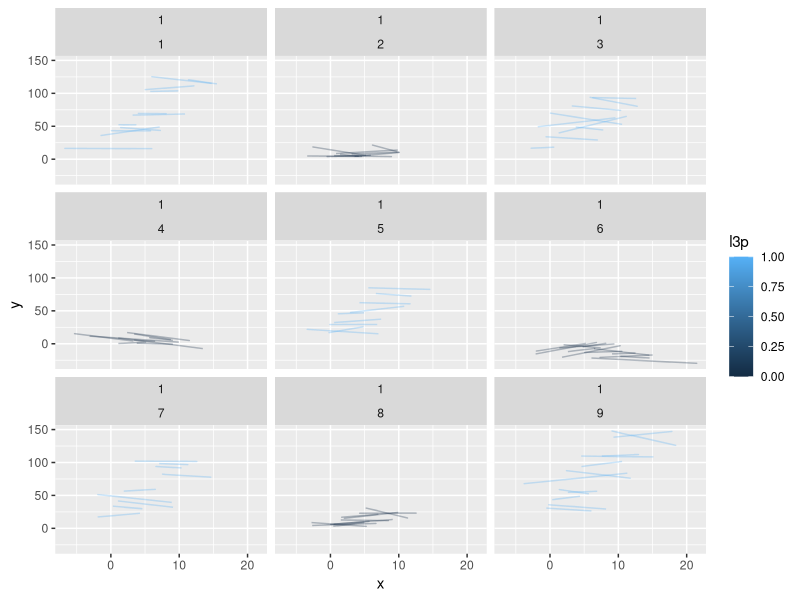

The R script that drew this image:
require(tidyverse)
require(lme4)
doit<-1
while (doit) {
    Ngroup2s = 9
    dd2<-MASS::mvrnorm(n=Ngroup2s, mu = c(0,0), Sigma = matrix(c(1,0,0,1),byrow = T, nrow=2))
    cor(dd2)
    
    df<-as.data.frame(c())
    for(i in 1:Ngroup2s){
        Ngroups = round(rnorm(1,10,2))
        Nxgroups = 3
        nrep = 5
        NperGroup = rep(Nxgroups*nrep,Ngroups)
        N = sum(NperGroup)
        groups = map(seq_along(NperGroup), ~rep(.,NperGroup[.])) %>% unlist() %>% factor
        
        dd<-MASS::mvrnorm(n=Ngroups, mu = c(0,0), Sigma = matrix(c(1,0,0,1),byrow = T, nrow=2))
        ddx<-MASS::mvrnorm(n=Nxgroups, mu = c(0,0), Sigma = matrix(c(1,0,0,1),byrow = T, nrow=2))
        
        igs = map(seq_along(NperGroup), ~rep(.,NperGroup[.])) %>% unlist
        xgs = map(1:Ngroups, ~rep(1:Nxgroups,each = nrep)) %>% unlist
        xl = map(1:Ngroups, ~rnorm(nrep*Nxgroups, ., 3))
        xm = map(xl, ~rep(mean(.), nrep*Nxgroups)) %>% unlist()
        xlc = map(xl, ~.-mean(.)) %>% unlist
        x = unlist(xl)
        
        xx = map(1:Ngroups, ~rep(rdunif(1,0,10), NperGroup[.]))%>% unlist
        l3p = i%%2
        e = rnorm(N, sd = .1)
        
        y = 0 + dd[igs,1]+dd2[i,1]+ddx[xgs, 1] + 
            0*xlc +
            0*xm+
            dd[igs,2]*xlc +
            ddx[xgs, 2]*xm + 
            dd2[i,2]*xm +
            xx + 
            l3p +
            10*l3p * xm +
            e
        d = data.frame(y,x,xx,igs,xgs,i, l3p)
        ggplot(d,aes(x=x,y=y,group=factor(igs)))+facet_wrap(~xgs)+geom_path()
        d$ng2 = i
        df<-rbind(df,d)
    }
    # ggplot(df[df$xgs==1,],aes(x=x,y=y))+facet_wrap(~ng2)+
    #     geom_path(aes(group=factor(igs)),alpha=.3)+
    #     #geom_smooth(method="lm",se=F)+
    #     NULL
    # 
    # df %>% filter(xgs==1) %>%
    #     group_by(ng2,igs) %>%
    #     mutate(x=scale(x,scale=F,center=T)) %>% ungroup %>%
    #     ggplot(.,aes(x=x,y=y))+facet_wrap(~ng2)+
    #     geom_path(aes(group=factor(igs)),alpha=.3)+
    #     #geom_smooth(method="lm",se=F)+
    #     NULL
    df %>% filter(xgs==1) %>% group_by(igs) %>% mutate(xm = mean(x), xc = x-xm) %>% ungroup %>%
        lmer(y ~ xc + xm*l3p + (1+xc|igs:ng2) + (1+xm|ng2), data = . ,control=lmerControl(optimizer = "bobyqa")) -> m
        print(VarCorr(m))

        t1 = attributes(VarCorr(m)[[1]])$stddev
        t2 = attributes(VarCorr(m)[[1]])$correlation
        t3 = attributes(VarCorr(m)[[2]])$stddev
        t4 = attributes(VarCorr(m)[[2]])$correlation

        if(!isSingular(m) & all(t1 != 0) & !(t2[lower.tri(t2)] %in% c(0,1,-1)) & all(t3 != 0) & !(t4[lower.tri(t4)] %in% c(0,1,-1)) ){
            doit <- 0
        }
}


ggplot(df[df$xgs==1,],aes(x=x,y=y,col=l3p))+facet_wrap(xgs~ng2)+
        geom_path(aes(group=factor(igs)),alpha=.3)+
        #geom_smooth(method="lm",se=F)+
        NULL

summary(m)
